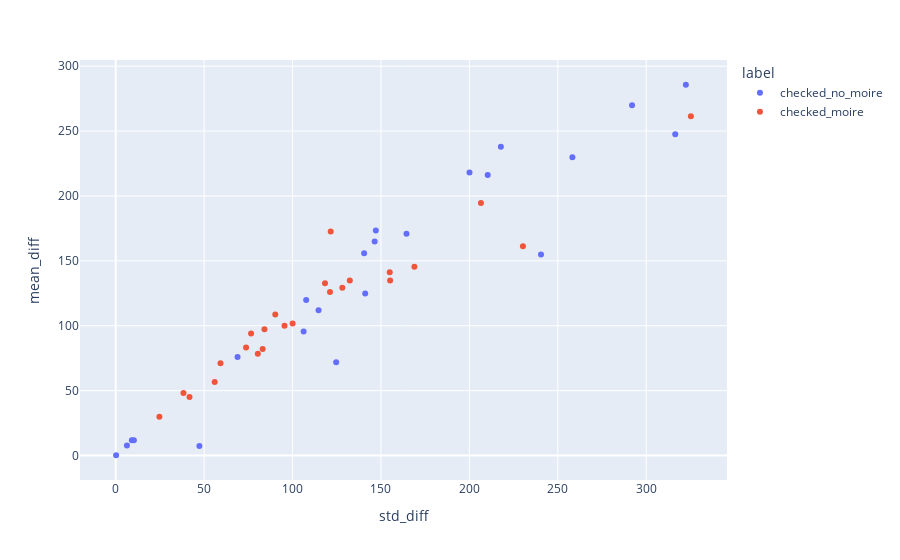

This figure's notebook cell:
### Code cell
px.scatter(
    x=[total_diffs[i].std() for i in range(len(total_diffs)) if (total_diffs[i] is None) == False ],
    y=[total_diffs[i].mean() for i in range(len(total_diffs)) if (total_diffs[i] is None) == False ],
    color=[masks.loc[masks_selection[i]].label for i in range(len(total_diffs)) if (total_diffs[i] is None) == False ],
    labels={
        'x' : 'std_diff',
        'y' : 'mean_diff',
        'color' : 'label'
    }
)

### Figure 1 — Plotly figure (JSON) as saved in the notebook; plotly's stock layout.template omitted (floating-point values rounded to 4 significant figures)
{"data": [{"hovertemplate": "label=checked_no_moire<br>std_diff=%{x}<br>mean_diff=%{y}<extra></extra>", "legendgroup": "checked_no_moire", "marker": {"color": "#636efa", "symbol": "circle"}, "mode": "markers", "name": "checked_no_moire", "orientation": "v", "showlegend": true, "type": "scatter", "x": [106.3, 68.9, 6.351, 164.4, 0.2273, 240.5, 107.7, 200.1, 124.7, 141.1, 316.4, 47.32, 292.0, 9.12, 258.2, 146.4, 114.7, 210.4, 10.28, 140.5, 322.4, 217.8, 147.1], "xaxis": "x", "y": [95.61, 75.88, 7.8, 170.9, 0.2142, 154.9, 119.9, 218.0, 71.93, 124.8, 247.5, 7.345, 269.9, 11.69, 229.8, 165.0, 111.9, 216.2, 11.7, 155.8, 285.7, 237.9, 173.4], "yaxis": "y"}, {"hovertemplate": "label=checked_moire<br>std_diff=%{x}<br>mean_diff=%{y}<extra></extra>", "legendgroup": "checked_moire", "marker": {"color": "#EF553B", "symbol": "circle"}, "mode": "markers", "name": "checked_moire", "orientation": "v", "showlegend": true, "type": "scatter", "x": [168.9, 100.0, 76.55, 84.12, 155.2, 230.3, 118.3, 59.26, 80.37, 24.71, 90.23, 38.32, 325.3, 121.6, 206.5, 83.1, 121.2, 95.46, 132.4, 41.75, 55.99, 154.9, 73.72, 128.1], "xaxis": "x", "y": [145.5, 101.8, 93.99, 97.39, 134.9, 161.2, 132.7, 71.1, 78.41, 29.9, 108.6, 48.14, 261.5, 172.6, 194.7, 82.11, 126.0, 99.97, 134.8, 45.18, 56.68, 141.2, 83.3, 129.4], "yaxis": "y"}], "layout": {"autosize": true, "legend": {"title": {"text": "label"}, "tracegroupgap": 0}, "margin": {"t": 60}, "xaxis": {"anchor": "y", "autorange": true, "domain": [0, 1], "range": [-19.21, 344.7], "title": {"text": "std_diff"}, "type": "linear"}, "yaxis": {"anchor": "x", "autorange": true, "domain": [0, 1], "range": [-21.89, 307.8], "title": {"text": "mean_diff"}, "type": "linear"}}}
